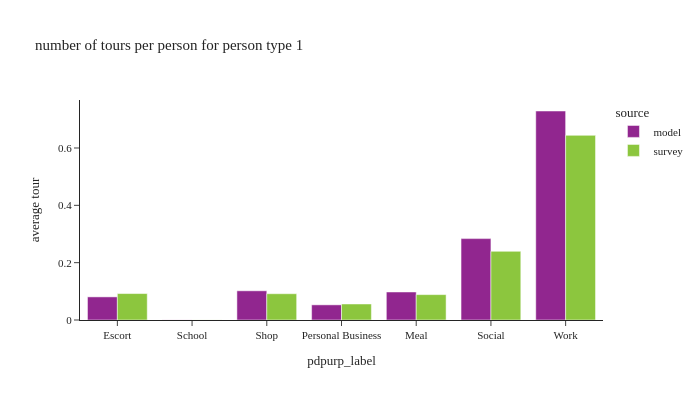

The notebook cell saved with this chart:
### Code cell
plot_by_pptyp(df_tour, '1')

### Figure 1 — Plotly figure (JSON) as saved in the notebook; plotly's stock layout.template omitted (floating-point values rounded to 4 significant figures)
{"data": [{"alignmentgroup": "True", "hovertemplate": "source=model<br>pdpurp_label=%{x}<br>average tour=%{y}<extra></extra>", "legendgroup": "model", "marker": {"color": "#91268F", "pattern": {"shape": ""}}, "name": "model", "offsetgroup": "model", "orientation": "v", "showlegend": true, "textposition": "auto", "type": "bar", "x": ["Escort", "School", "Shop", "Personal Business", "Meal", "Social", "Work"], "xaxis": "x", "y": [0.08066, 0.000324, 0.1019, 0.05285, 0.09774, 0.2839, 0.729], "yaxis": "y"}, {"alignmentgroup": "True", "hovertemplate": "source=survey<br>pdpurp_label=%{x}<br>average tour=%{y}<extra></extra>", "legendgroup": "survey", "marker": {"color": "#8CC63E", "pattern": {"shape": ""}}, "name": "survey", "offsetgroup": "survey", "orientation": "v", "showlegend": true, "textposition": "auto", "type": "bar", "x": ["Social", "Shop", "Escort", "Work", "Personal Business", "School", "Meal"], "xaxis": "x", "y": [0.2396, 0.09167, 0.09225, 0.6441, 0.05591, 0.000248, 0.08852], "yaxis": "y"}], "layout": {"barmode": "group", "font": {"size": 11}, "height": 400, "legend": {"title": {"text": "source"}, "tracegroupgap": 0}, "title": {"text": "number of tours per person for person type 1"}, "width": 700, "xaxis": {"anchor": "y", "domain": [0.0, 1.0], "title": {"text": "pdpurp_label"}}, "yaxis": {"anchor": "x", "domain": [0.0, 1.0], "tickformat": ".2", "title": {"text": "average tour"}}}}
